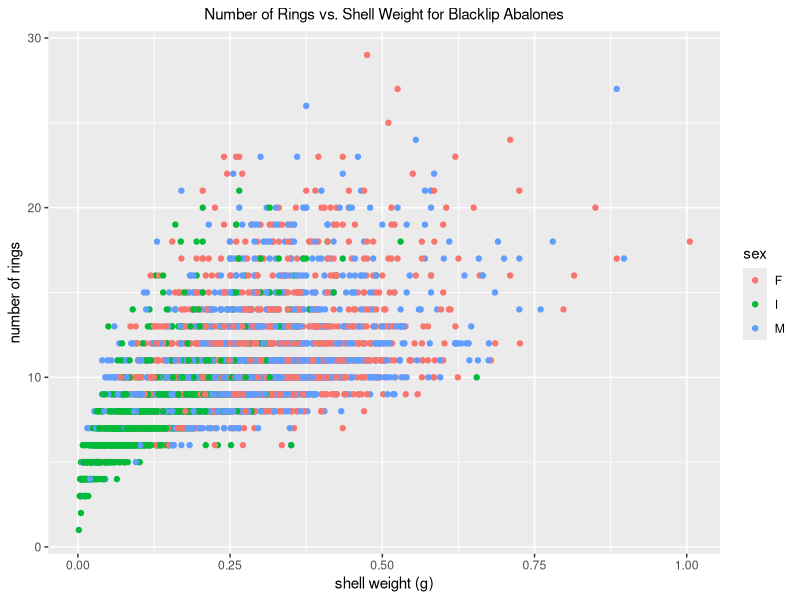
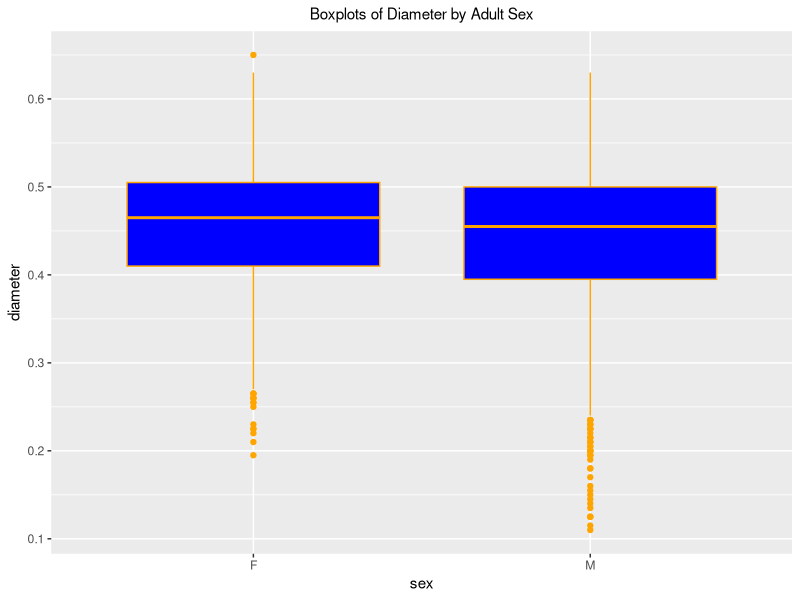

Recreate these plots in R, in order.
## ---- chunk 1
library(ggplot2)
data_set <- read.csv('Data_Set--Abalones--With_Column_Names.csv', header = TRUE)
ggplot(data_set, aes(x = shell_weight, y = rings, color = sex)) +
    geom_point() +
    labs(
        title = "Number of Rings vs. Shell Weight for Blacklip Abalones",
        x = "shell weight (g)",
        y = "number of rings"
    ) +
    theme(
        plot.title = element_text(hjust = 0.5, size = 11),
        axis.text.x = element_text(angle = 0)
    )
## ---- chunk 2
library(dplyr)
data_set_for_males_and_females <- data_set %>% filter(sex == 'M' | sex == 'F')
ggplot(data_set_for_males_and_females, aes(x = sex, y = diameter)) +
    geom_boxplot(fill = "Blue", color = "Orange") +
    labs(
        y = "diameter",
        title = "Boxplots of Diameter by Adult Sex"
    ) +
    theme(
        plot.title = element_text(hjust = 0.5, size = 11),
    )
